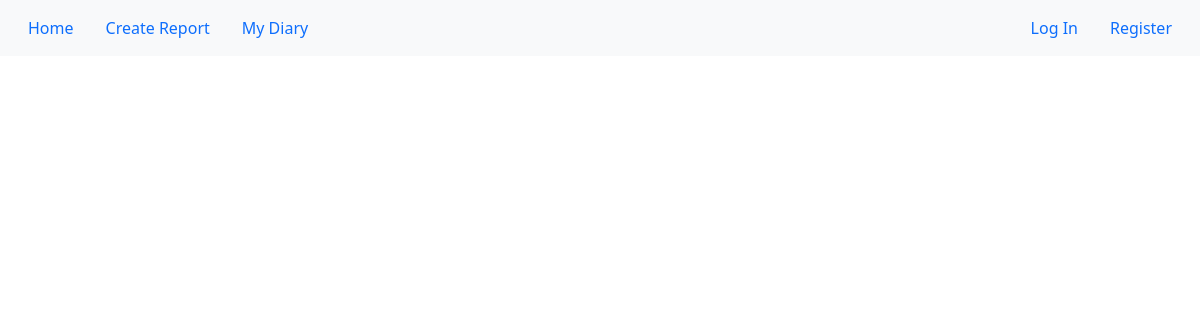
Page /user/posts/2 on the earlier database version.
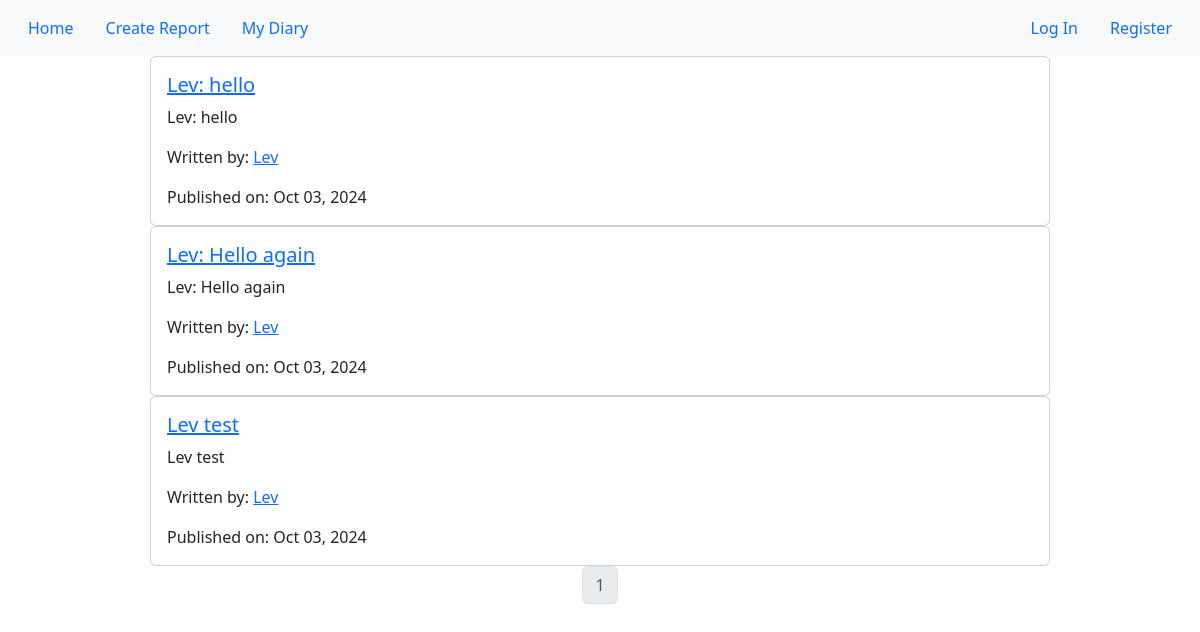
Same page on the later database version.
### compro/models.py (models this page shows, shortened)
class Blogs(db.Model):
    __tablename__ = 'blogs'
    id = db.Column(db.Integer, primary_key=True)
    title = db.Column(db.String(128), nullable=False)
    content = db.Column(db.Text, nullable=False)
    posted_date = db.Column(db.DateTime, default = datetime.utcnow())
    author_id = db.Column(db.Integer, db.ForeignKey('users.id'), nullable=False)

class Users (db.Model, UserMixin):
     __tablename__ = 'users'
     id = db.Column(db.Integer, primary_key=True)
     username = db.Column(db.String(64), nullable = False)
     email = db.Column(db.String(128), nullable=True, index=True, unique=True)
     hash_password = db.Column(db.String(128))
     profile_photo_path = db.Column(db.String(), default='default.jpg')
     post = db.relationship('Blogs', backref='author', lazy='dynamic')

### compro/users/views.py (the view)
@users_bp.route('/user/posts/<user_id>')
def user_posts(user_id):
    user = Users.query.get(user_id)
    page = request.args.get('page', 1, type=int)
    posts = Blogs.query.filter_by(author=user).order_by(Blogs.posted_date.desc()).paginate(page=page,per_page=3)
    return render_template('user_posts.html',posts=posts,page=page,user=user)

### compro/users/templates/user_posts.html
{% extends 'base.html' %}
{% block content %}
    {% for post in posts.items %}
        <div align="center">
        <div class="card w-75 text-start">
            <div class="card-body">
                <h5 class="card-title"><a href="{{ url_for('blog.read_post',post_id=post.id) }}">{{ post.title }}</a> </h5>
                <p class="card-text">{{ post.title }}</p>
                <p class="card-text">Written by: <a href="{{ url_for('users.user_posts',user_id=post.author.id) }}" class="card-lnk">{{ post.author.username }}</a></p>
                <p class="card-text">Published on: {{ post.posted_date.strftime('%b %d, %Y') }}</p>
            </div>
        </div>
        </div>
    {% endfor %}
    <nav aria-label="Page navigation">
    <ul class="pagination justify-content-center">
    {% for page_num in posts.iter_pages(left_edge=2, left_current=2, right_current=4, right_edge=2) %}
        {% if page_num == page %}
             <li class="page-item disabled">
              <a class="page-link">{{ page_num }}</a>
            </li>
        {% elif page_num == None %}
             <li class="page-item">
              <a class="page-link">...</a>
            </li>
        {% else %}
            <li class="page-item">
                <a class="page-link" href="{{ url_for('users.user_posts',user_id=user.id,page=page_num) }}">{{ page_num }}</a>
            </li>
        {% endif %}
    {% endfor %}
    </ul>
    </nav>
{% endblock %}

Differences in the rows shown:
added Blogs: title "Lev: hello", author.username "Lev", posted_date "Oct 03, 2024"
added Blogs: title "Lev: Hello again", author.username "Lev", posted_date "Oct 03, 2024"
added Blogs: title "Lev test", author.username "Lev", posted_date "Oct 03, 2024"
Other differences:
new list line: "1"
